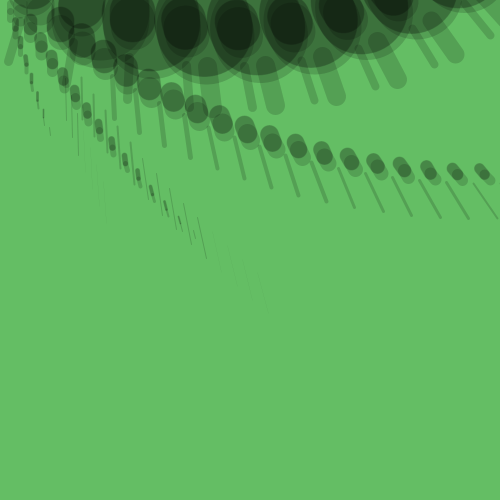
Frame 1 (no input)
Frame 2 (the mouse pressed at the canvas centre, redrawn once): identical to frame 1, image omitted

The Processing sketch that drew this single still picture (run headless with seeded random() and noise(); the mouse was pressed at the canvas centre and the sketch redrawn once):

// Processing sketch: sketch_22_3
// ── sketch_22_3.pde
//Modify code 22-04 to create a sequence of different compositions.

int x = 20; // X-coordinate
int u = 14; // Units
float a = -0.12; // Angle

void setup() {
  size(500, 500);
  stroke(0, 40);
  smooth();
  noLoop();
}

void draw()  {
  background(100, 190, 100);
  tail(x, u, a);
  tail(x*2, u*2, a*2);
  tail(x/2, u/2, a/2);
  tail(x*5, u*7, a*6);

}
void tail(int xpos, int units, float angle) { pushMatrix();
translate(xpos, 3);
for (int i = units; i > 0; i--) { // Count in reverse
    strokeWeight(i);
    line(0, 0, 0, 8);
    translate(0, 8);
    line(0, 0, 0, 8);
    rotate(angle/6);
   translate(xpos/2, 10);
    line(0, 0, 0, 8);
    strokeWeight(i/5);
    line(50, 100, 50, 58);
}
  popMatrix();
}
